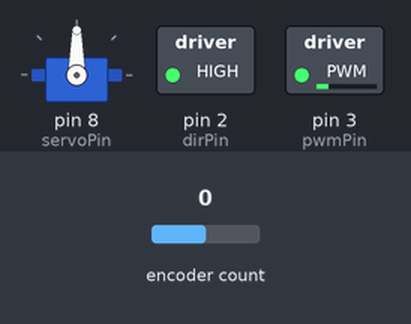
A sketch run on a simulated Arduino Uno, built with avr-gcc and run on an emulated ATmega328P. Parts: servo, switched loads named in the sketch (green lamp = pin HIGH). Inputs (shaded band) come from the test bench; at power-on: encoder count 0. What the sketch prints to the serial monitor is not drawn.

Above: at 0.05 s.
At 2.25 s:
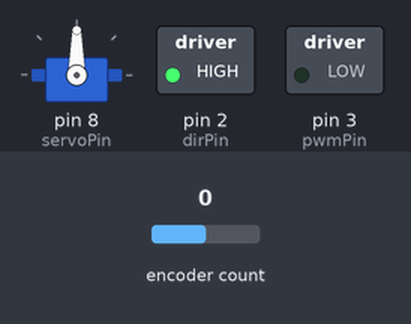
At 3.35 s:
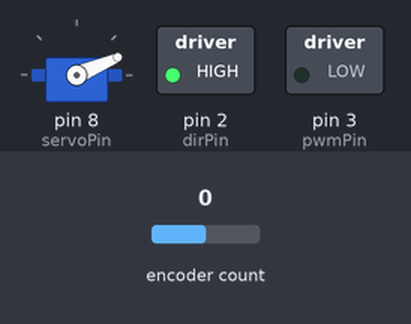
At 4.45 s:
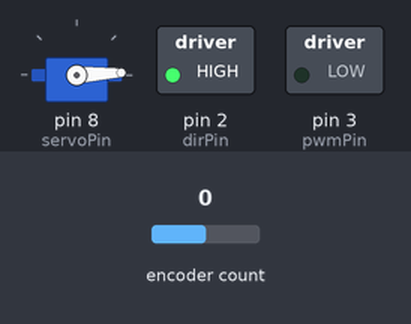
Timing chart, 0 to 5.8 s (numbered marks = the images above):
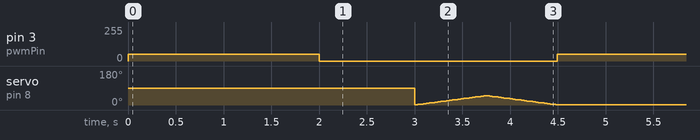

Measured:
- by itself, pin 3 (pwmPin): alternates 50/255 for 2.0 s and 0/255 for 2.5 s

The sketch:

full_integration_test.ino
```cpp
#include <Servo.h>
#include <Encoder.h>

int dirPin = 2;
int pwmPin = 3;

int encAPin = 5;
int encBPin = 6;

int servoPin = 8;

Servo frontServo;
Encoder rearEnc(encAPin, encBPin);

void setup() {
  pinMode(dirPin, OUTPUT);  // motor DIR
  pinMode(pwmPin, OUTPUT);  // motor PWM
  digitalWrite(dirPin, HIGH);

  frontServo.attach(servoPin);

  Serial.begin(9600);
}

void loop() {
  // Motor: spin for 2s, stop for 1s
  analogWrite(3, 50);  // capped under 182 for 12V motor safety
  delay(2000);
  analogWrite(3, 0);
  delay(1000);

  // Servo sweep
  for (int pos = 1; pos < 50; pos += 1) {
    frontServo.write(pos);
    delay(15);
  }
  for (int pos = 50; pos >= 1; pos -= 1) {
    frontServo.write(pos);
    delay(15);
  }

  // Encoder: print position
  Serial.print("Encoder position: ");
  Serial.println(rearEnc.read());
}
```
